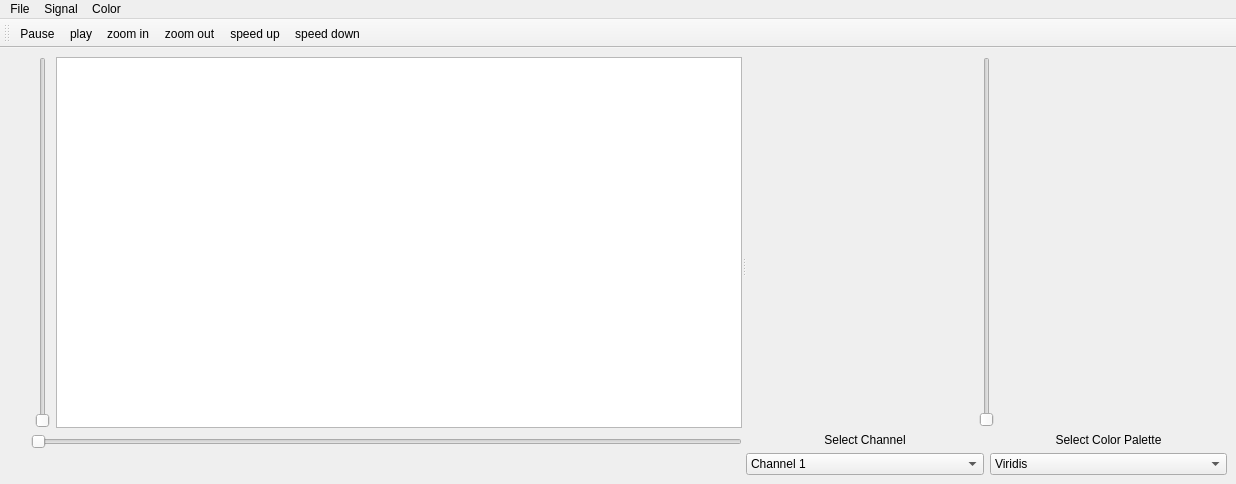
<?xml version="1.0" encoding="UTF-8"?>
<ui version="4.0">
 <class>MainWindow</class>
 <widget class="QMainWindow" name="MainWindow">
  <property name="geometry">
   <rect>
    <x>0</x>
    <y>0</y>
    <width>1236</width>
    <height>484</height>
   </rect>
  </property>
  <property name="windowTitle">
   <string>MainWindow</string>
  </property>
  <widget class="QWidget" name="centralwidget">
   <layout class="QGridLayout" name="gridLayout">
    <item row="1" column="0">
     <widget class="QSplitter" name="splitter">
      <property name="orientation">
       <enum>Qt::Horizontal</enum>
      </property>
      <widget class="QWidget" name="layoutWidget">
       <layout class="QVBoxLayout" name="signalPlotterControlsAndViewLayout">
        <item>
         <layout class="QHBoxLayout" name="topLeftSideLayout">
          <item>
           <layout class="QHBoxLayout" name="YAxesSliderLayout">
            <item>
             <layout class="QVBoxLayout" name="YAxesSliderLabelLayout">
              <item>
               <spacer name="verticalSpacer">
                <property name="orientation">
                 <enum>Qt::Vertical</enum>
                </property>
                <property name="sizeHint" stdset="0">
                 <size>
                  <width>20</width>
                  <height>40</height>
                 </size>
                </property>
               </spacer>
              </item>
              <item>
               <widget class="QLabel" name="YAxesLabel">
                <property name="maximumSize">
                 <size>
                  <width>16</width>
                  <height>80</height>
                 </size>
                </property>
                <property name="text">
                 <string/>
                </property>
                <property name="pixmap">
                 <pixmap>ySlider.png</pixmap>
                </property>
                <property name="scaledContents">
                 <bool>true</bool>
                </property>
               </widget>
              </item>
              <item>
               <spacer name="verticalSpacer_2">
                <property name="orientation">
                 <enum>Qt::Vertical</enum>
                </property>
                <property name="sizeHint" stdset="0">
                 <size>
                  <width>20</width>
                  <height>40</height>
                 </size>
                </property>
               </spacer>
              </item>
             </layout>
            </item>
            <item>
             <widget class="QSlider" name="YAxesSlider">
              <property name="orientation">
               <enum>Qt::Vertical</enum>
              </property>
             </widget>
            </item>
           </layout>
          </item>
          <item>
           <widget class="PlotWidget" name="signalPlotter"/>
          </item>
         </layout>
        </item>
        <item>
         <layout class="QHBoxLayout" name="bottomLeftSideLayout">
          <item>
           <widget class="QLabel" name="emptySpace">
            <property name="minimumSize">
             <size>
              <width>16</width>
              <height>0</height>
             </size>
            </property>
            <property name="maximumSize">
             <size>
              <width>16</width>
              <height>1600</height>
             </size>
            </property>
            <property name="text">
             <string/>
            </property>
           </widget>
          </item>
          <item>
           <layout class="QVBoxLayout" name="bottomLeftSide_withoutSpaceLayout">
            <item>
             <widget class="QSlider" name="XAxesSlider">
              <property name="orientation">
               <enum>Qt::Horizontal</enum>
              </property>
             </widget>
            </item>
            <item>
             <layout class="QVBoxLayout" name="XAxesSliderLayout">
              <item>
               <layout class="QHBoxLayout" name="XAxesSliderLabelLayout">
                <item>
                 <spacer name="horizontalSpacer">
                  <property name="orientation">
                   <enum>Qt::Horizontal</enum>
                  </property>
                  <property name="sizeHint" stdset="0">
                   <size>
                    <width>40</width>
                    <height>20</height>
                   </size>
                  </property>
                 </spacer>
                </item>
                <item>
                 <widget class="QLabel" name="XAxesLabel">
                  <property name="maximumSize">
                   <size>
                    <width>80</width>
                    <height>16</height>
                   </size>
                  </property>
                  <property name="text">
                   <string/>
                  </property>
                  <property name="pixmap">
                   <pixmap>xSlider.png</pixmap>
                  </property>
                  <property name="scaledContents">
                   <bool>true</bool>
                  </property>
                 </widget>
                </item>
                <item>
                 <spacer name="horizontalSpacer_2">
                  <property name="orientation">
                   <enum>Qt::Horizontal</enum>
                  </property>
                  <property name="sizeHint" stdset="0">
                   <size>
                    <width>40</width>
                    <height>20</height>
                   </size>
                  </property>
                 </spacer>
                </item>
               </layout>
              </item>
             </layout>
            </item>
           </layout>
          </item>
         </layout>
        </item>
       </layout>
      </widget>
      <widget class="QWidget" name="layoutWidget">
       <layout class="QVBoxLayout" name="allSpectogramControlsAndViewLayout">
        <item>
         <layout class="QHBoxLayout" name="topRightSideLayout">
          <item>
           <layout class="QHBoxLayout" name="spectogramLayout"/>
          </item>
          <item>
           <widget class="QRangeSlider" name="intensityRangeSlider">
            <property name="orientation">
             <enum>Qt::Vertical</enum>
            </property>
           </widget>
          </item>
         </layout>
        </item>
        <item>
         <layout class="QHBoxLayout" name="bottomRightSideLayout">
          <item>
           <layout class="QVBoxLayout" name="selectChannelLayout">
            <item>
             <widget class="QLabel" name="selectChannelLabel">
              <property name="text">
               <string>Select Channel</string>
              </property>
              <property name="alignment">
               <set>Qt::AlignCenter</set>
              </property>
             </widget>
            </item>
            <item>
             <widget class="QComboBox" name="channelComboBox">
              <item>
               <property name="text">
                <string>Channel 1</string>
               </property>
              </item>
              <item>
               <property name="text">
                <string>Channel 2</string>
               </property>
              </item>
              <item>
               <property name="text">
                <string>Channel 3</string>
               </property>
              </item>
             </widget>
            </item>
           </layout>
          </item>
          <item>
           <layout class="QVBoxLayout" name="selectColorLayout">
            <item>
             <widget class="QLabel" name="colorPaletteLabel">
              <property name="text">
               <string>Select Color Palette</string>
              </property>
              <property name="alignment">
               <set>Qt::AlignCenter</set>
              </property>
             </widget>
            </item>
            <item>
             <widget class="QComboBox" name="colorPaletteComboBox">
              <item>
               <property name="text">
                <string>Viridis</string>
               </property>
              </item>
              <item>
               <property name="text">
                <string>Plasma</string>
               </property>
              </item>
              <item>
               <property name="text">
                <string>Inferno</string>
               </property>
              </item>
              <item>
               <property name="text">
                <string>Magma</string>
               </property>
              </item>
              <item>
               <property name="text">
                <string>Cividis</string>
               </property>
              </item>
             </widget>
            </item>
           </layout>
          </item>
         </layout>
        </item>
       </layout>
      </widget>
     </widget>
    </item>
   </layout>
  </widget>
  <widget class="QMenuBar" name="menubar">
   <property name="geometry">
    <rect>
     <x>0</x>
     <y>0</y>
     <width>1236</width>
     <height>25</height>
    </rect>
   </property>
   <widget class="QMenu" name="menuFile">
    <property name="title">
     <string>File</string>
    </property>
    <addaction name="actionOpen_csv_file"/>
    <addaction name="actionPrint_to_PDF"/>
   </widget>
   <widget class="QMenu" name="menuSignal">
    <property name="title">
     <string>Signal</string>
    </property>
    <addaction name="actionChannel_1"/>
    <addaction name="actionChannel_2"/>
    <addaction name="actionChannel_3"/>
   </widget>
   <widget class="QMenu" name="menuColor">
    <property name="title">
     <string>Color</string>
    </property>
    <addaction name="actionRed"/>
    <addaction name="actionGreen"/>
    <addaction name="actionBlue"/>
   </widget>
   <addaction name="menuFile"/>
   <addaction name="menuSignal"/>
   <addaction name="menuColor"/>
  </widget>
  <widget class="QToolBar" name="toolBar">
   <property name="windowTitle">
    <string>toolBar</string>
   </property>
   <attribute name="toolBarArea">
    <enum>TopToolBarArea</enum>
   </attribute>
   <attribute name="toolBarBreak">
    <bool>false</bool>
   </attribute>
   <addaction name="actionPause"/>
   <addaction name="actionPlay"/>
   <addaction name="actionZoom_in"/>
   <addaction name="actionZoom_out"/>
   <addaction name="actionSpeed_up"/>
   <addaction name="actionSpeed_down"/>
  </widget>
  <action name="actionOpen_csv_file">
   <property name="text">
    <string>Open CSV File</string>
   </property>
  </action>
  <action name="actionExit">
   <property name="text">
    <string>Exit</string>
   </property>
  </action>
  <action name="actionPrint_to_PDF">
   <property name="text">
    <string>Print to PDF</string>
   </property>
  </action>
  <action name="actionChannel_1">
   <property name="checkable">
    <bool>true</bool>
   </property>
   <property name="text">
    <string>Channel 1</string>
   </property>
  </action>
  <action name="actionChannel_2">
   <property name="checkable">
    <bool>true</bool>
   </property>
   <property name="text">
    <string>Channel 2</string>
   </property>
  </action>
  <action name="actionChannel_3">
   <property name="checkable">
    <bool>true</bool>
   </property>
   <property name="text">
    <string>Channel 3</string>
   </property>
  </action>
  <action name="actionRed">
   <property name="checkable">
    <bool>true</bool>
   </property>
   <property name="text">
    <string>Red</string>
   </property>
  </action>
  <action name="actionGreen">
   <property name="checkable">
    <bool>true</bool>
   </property>
   <property name="text">
    <string>Green</string>
   </property>
  </action>
  <action name="actionBlue">
   <property name="checkable">
    <bool>true</bool>
   </property>
   <property name="text">
    <string>Blue</string>
   </property>
  </action>
  <action name="actionPause">
   <property name="icon">
    <iconset>
     <normaloff>icons/pause.png</normaloff>icons/pause.png</iconset>
   </property>
   <property name="text">
    <string>Pause</string>
   </property>
  </action>
  <action name="actionPlay">
   <property name="icon">
    <iconset>
     <normaloff>icons/play.png</normaloff>icons/play.png</iconset>
   </property>
   <property name="text">
    <string>play</string>
   </property>
  </action>
  <action name="actionZoom_in">
   <property name="icon">
    <iconset>
     <normaloff>icons/zoom-in.png</normaloff>icons/zoom-in.png</iconset>
   </property>
   <property name="text">
    <string>zoom in</string>
   </property>
  </action>
  <action name="actionZoom_out">
   <property name="icon">
    <iconset>
     <normaloff>icons/zoom-out.png</normaloff>icons/zoom-out.png</iconset>
   </property>
   <property name="text">
    <string>zoom out</string>
   </property>
  </action>
  <action name="actionSpeed_up">
   <property name="icon">
    <iconset>
     <normaloff>icons/plus.png</normaloff>icons/plus.png</iconset>
   </property>
   <property name="text">
    <string>speed up</string>
   </property>
  </action>
  <action name="actionSpeed_down">
   <property name="icon">
    <iconset>
     <normaloff>icons/minus.png</normaloff>icons/minus.png</iconset>
   </property>
   <property name="text">
    <string>speed down</string>
   </property>
  </action>
 </widget>
 <customwidgets>
  <customwidget>
   <class>PlotWidget</class>
   <extends>QGraphicsView</extends>
   <header>pyqtgraph</header>
  </customwidget>
  <customwidget>
   <class>QRangeSlider</class>
   <extends>QSlider</extends>
   <header>qtrangeslider</header>
  </customwidget>
 </customwidgets>
 <resources/>
 <connections/>
</ui>
